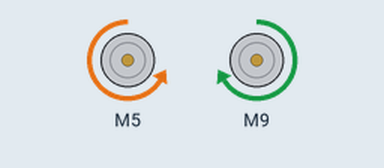
This sketch was run on a simulated Arduino Uno, built with avr-gcc and run on an emulated ATmega328P. Shown: 2 × DC motor (green arrow = forward, orange = backward, longer = faster).

Above: at 0.1 s.
At 1.1 s:
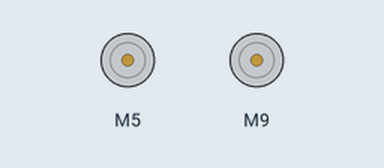
Timing chart, 0 to 2.6 s (numbered marks = the images above):
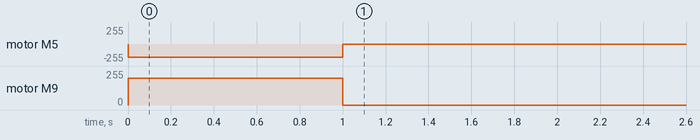

The sketch:

01_challenge_2metres.ino
```cpp
/*
Program the car to drive 2 metres formard in a straight line.

Hint: Change the delay value. (1000 = 1 second)
Try to get your wheels as straight as possible.
Changing the values for drive forward can compensate for wheel alignment issues.

	Author: Phil Legge 26/03/19
	email: phil.legge@det.nsw.edu.au
*/

#include "CarBase.h"

//create variables one CarBase object and a boolean value for selection
	CarBase *myBase;
	bool flag;

	void setup(){   // sets up once as the program starts
		myBase = new CarBase();
		flag = true;
	}

	void loop(){ // loops continuously 50 times a second

		if (flag){
			myBase->driveForward(200,200);
			delay(1000);
			flag = false;
		}else{
      myBase->driveForward(0,0);
    }
	}
```

CarBase.cpp
```cpp
/*
  base class function definitions to get the car working in object oriented programming
  For the 2019 Manditory Tech course

  Author: Phil Legge 12/11/18
  email: phil.legge@det.nsw.edu.au
*/

#include "CarBase.h"

  CarBase::CarBase(){
      // signal pins need to be pwm pins on the UNO board (~ near the number)
      rightSignal = 3;  //ENB
      leftSignal = 10;  //ENA
      // these pins don't need to be pwm
      rightIn1 = 5; //IN3
      rightIn2 = 4;  //IN4
      leftIn1 = 9;  //IN1
      leftIn2 = 6;  //IN2

      // the small cheap red motor controller available everywhere is the L298N
      _motorRight = new L298N(rightSignal,rightIn1,rightIn2);
      _motorLeft = new L298N(leftSignal,leftIn1,leftIn2);
    }
  void CarBase::driveForward(unsigned short rightWheel, unsigned short leftWheel){
      _motorRight->setSpeed(rightWheel);
      _motorLeft->setSpeed(leftWheel);
      _motorRight->backward();
      _motorLeft->forward();
    }
  void CarBase::driveBackward(unsigned short rightWheel, unsigned short leftWheel){
      _motorRight->setSpeed(rightWheel);
      _motorLeft->setSpeed(leftWheel);
      _motorRight->forward();
      _motorLeft->backward();

    }
  void CarBase::rotateRight(unsigned short turnSpeed){
      _motorRight->setSpeed(turnSpeed);
      _motorLeft->setSpeed(turnSpeed);
      _motorRight->backward();
      _motorLeft->backward();

    }
  void CarBase::rotateLeft(unsigned short turnSpeed){
      _motorRight->setSpeed(turnSpeed);
      _motorLeft->setSpeed(turnSpeed);
      _motorRight->forward();
      _motorLeft->forward();

    }
```

CarBase.h
```cpp
/*
  base class library to get the car working in object oriented programming
  For the 2019 Manditory Tech course

  Author: Phil Legge 12/11/18
  email: phil.legge@det.nsw.edu.au
*/

#ifndef CARBASE_H
#define CARBASE_H

#include <L298N.h>

	class CarBase{
		public:
		  const int MAX_SPEED = 255;
		  const int THREE_QUARTER_SPEED = 138;
		  const int HALF_SPEED = 92;
		  const int QUARTER_SPEED = 46;
		  const int MIN_SPEED = 15;
		  int rightSignal, rightIn1, rightIn2;
		  int leftSignal, leftIn1, leftIn2;

		  CarBase();

		  void driveForward(unsigned short rightWheel, unsigned short leftWheel);
		  void driveBackward(unsigned short rightWheel, unsigned short leftWheel);
		  void rotateRight(unsigned short turnSpeed);
		  void rotateLeft(unsigned short turnSpeed);
		private:
			L298N *_motorRight;
			L298N *_motorLeft;
	};

#endif
```

Measured:
- by itself, motor M5: stopped → backward 200/255 at 0.00 s, → stopped 1.0 s later
- by itself, motor M9: stopped → forward 200/255 at 0.00 s, → stopped 1.0 s later
